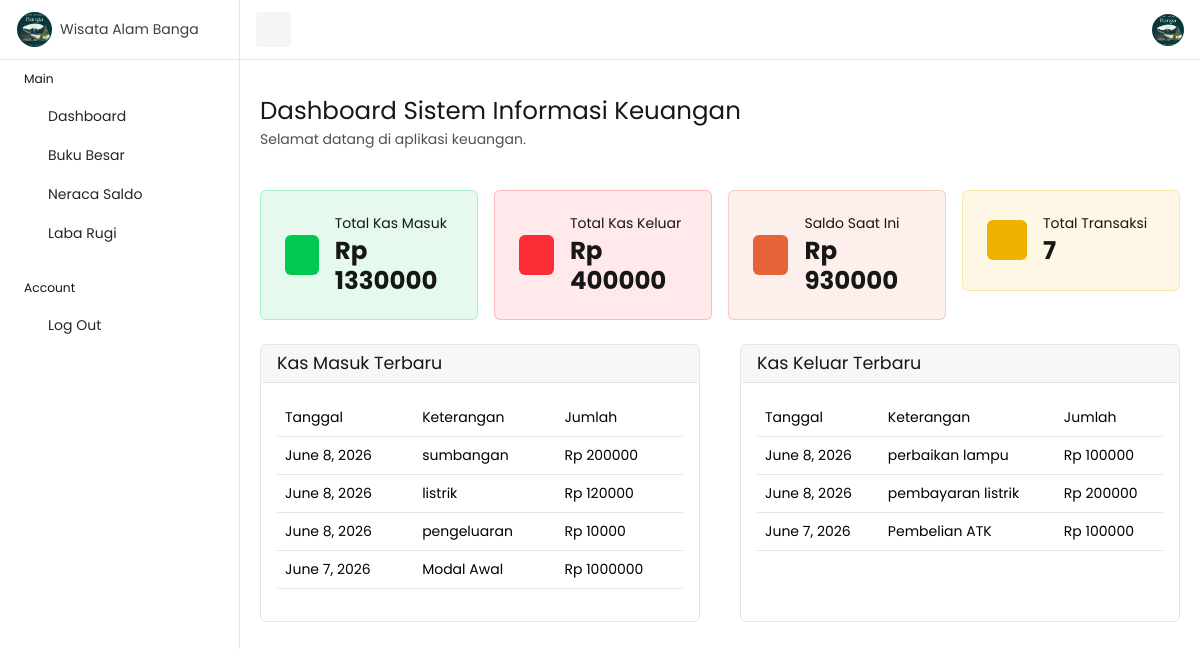
/dashboard/, run on the app's committed database.
### keuangan/models.py (models this page shows, shortened)
class KasMasuk(models.Model):
    tanggal = models.DateField()
    jam = models.TimeField()
    keterangan = models.TextField()
    jumlah = models.DecimalField(
        max_digits=15,
        decimal_places=2
    )
    users = models.CharField(
        max_length=100
    )

class KasKeluar(models.Model):
    tanggal = models.DateField()
    jam = models.TimeField()
    keterangan = models.TextField()
    jumlah = models.DecimalField(
        max_digits=15,
        decimal_places=2
    )
    users = models.CharField(
        max_length=100
    )

### keuangan/views.py (the view)
# urls.py: path('dashboard/', views.dashboard, name='dashboard'),
def dashboard(request):
    total_masuk = KasMasuk.objects.aggregate(
        total=Sum('jumlah')
    )['total'] or 0
    total_keluar = KasKeluar.objects.aggregate(
        total=Sum('jumlah')
    )['total'] or 0
    saldo = total_masuk - total_keluar
    total_transaksi = (
        KasMasuk.objects.count() +
        KasKeluar.objects.count()
    )
    kas_masuk_terbaru = KasMasuk.objects.order_by('-id')[:5]
    kas_keluar_terbaru = KasKeluar.objects.order_by('-id')[:5]
    context = {
        'total_masuk': total_masuk,
        'total_keluar': total_keluar,
        'saldo': saldo,
        'total_transaksi': total_transaksi,
        'kas_masuk_terbaru': kas_masuk_terbaru,
        'kas_keluar_terbaru': kas_keluar_terbaru,
    }
    return render(
        request,
        'dashboard.html',
        context
    )

### templates/dashboard.html
{% extends 'base.html' %}
{% block content %}
<div class="row mb-4">
    <div class="col-12">
        <h1 class="fs-3 mb-1">Dashboard Sistem Informasi Keuangan</h1>
        <p class="text-muted">
            Selamat datang di aplikasi keuangan.
        </p>
    </div>
</div>
<div class="row g-3 mb-4">
<div class="col-lg-3 col-md-6">
    <div class="card p-4 bg-success bg-opacity-10 border border-success border-opacity-25">
        <div class="d-flex gap-3 align-items-center">
            <div class="icon-shape icon-md bg-success text-white rounded-2">
                <i class="ti ti-arrow-down-circle fs-4"></i>
            </div>
            <div>
                <h6 class="mb-1">Total Kas Masuk</h6>
                <h3 class="fw-bold mb-0">
                    Rp {{ total_masuk|floatformat:0 }}
                </h3>
            </div>
        </div>
    </div>
</div>
<div class="col-lg-3 col-md-6">
    <div class="card p-4 bg-danger bg-opacity-10 border border-danger border-opacity-25">
        <div class="d-flex gap-3 align-items-center">
            <div class="icon-shape icon-md bg-danger text-white rounded-2">
                <i class="ti ti-arrow-up-circle fs-4"></i>
            </div>
            <div>
                <h6 class="mb-1">Total Kas Keluar</h6>
                <h3 class="fw-bold mb-0">
                    Rp {{ total_keluar|floatformat:0 }}
                </h3>
            </div>
        </div>
    </div>
</div>
<div class="col-lg-3 col-md-6">
    <div class="card p-4 bg-primary bg-opacity-10 border border-primary border-opacity-25">
        <div class="d-flex gap-3 align-items-center">
            <div class="icon-shape icon-md bg-primary text-white rounded-2">
                <i class="ti ti-wallet fs-4"></i>
            </div>
            <div>
                <h6 class="mb-1">Saldo Saat Ini</h6>
                <h3 class="fw-bold mb-0">
                    Rp {{ saldo|floatformat:0 }}
                </h3>
            </div>
        </div>
    </div>
</div>
<div class="col-lg-3 col-md-6">
    <div class="card p-4 bg-warning bg-opacity-10 border border-warning border-opacity-25">
        <div class="d-flex gap-3 align-items-center">
            <div class="icon-shape icon-md bg-warning text-white rounded-2">
                <i class="ti ti-receipt fs-4"></i>
            </div>
            <div>
                <h6 class="mb-1">Total Transaksi</h6>
                <h3 class="fw-bold mb-0">
                    {{ total_transaksi }}
                </h3>
            </div>
        </div>
    </div>
</div>
</div>
<div class="row">
<div class="col-lg-6 mb-4">
    <div class="card h-100">
        <div class="card-header">
            <h5 class="mb-0">Kas Masuk Terbaru</h5>
        </div>
        <div class="card-body">
            <div class="table-responsive">
                <table class="table table-hover">
                    <thead>
                        <tr>
                            <th>Tanggal</th>
                            <th>Keterangan</th>
                            <th>Jumlah</th>
                        </tr>
                    </thead>
                    <tbody>
                        {% for item in kas_masuk_terbaru %}
                        <tr>
                            <td>{{ item.tanggal }}</td>
                            <td>{{ item.keterangan }}</td>
                            <td>Rp {{ item.jumlah|floatformat:0 }}</td>
                        </tr>
                        {% empty %}
                        <tr>
                            <td colspan="3" class="text-center">
                                Belum ada data kas masuk
                            </td>
                        </tr>
                        {% endfor %}
                    </tbody>
                </table>
            </div>
        </div>
    </div>
</div>
<div class="col-lg-6 mb-4">
    <div class="card h-100">
        <div class="card-header">
            <h5 class="mb-0">Kas Keluar Terbaru</h5>
        </div>
        <div class="card-body">
            <div class="table-responsive">
                <table class="table table-hover">
                    <thead>
                        <tr>
                            <th>Tanggal</th>
                            <th>Keterangan</th>
                            <th>Jumlah</th>
                        </tr>
                    </thead>
                    <tbody>
                        {% for item in kas_keluar_terbaru %}
                        <tr>
                            <td>{{ item.tanggal }}</td>
                            <td>{{ item.keterangan }}</td>
                            <td>Rp {{ item.jumlah|floatformat:0 }}</td>
                        </tr>
                        {% empty %}
                        <tr>
                            <td colspan="3" class="text-center">
                                Belum ada data kas keluar
                            </td>
                        </tr>
                        {% endfor %}
                    </tbody>
                </table>
            </div>
        </div>
    </div>
</div>
</div>
{% endblock %}

### templates/base.html (shortened to what this page needs)
{% load static %}
<!DOCTYPE html>
<html lang="id">
<head>
  <link rel="stylesheet" crossorigin href="{% static 'assets/css/main.css' %}">
</head>
<body>
  <nav id="topbar" class="navbar bg-white border-bottom fixed-top topbar px-3">
    <button id="toggleBtn" class="d-none d-lg-inline-flex btn btn-light btn-icon btn-sm">
      <i class="ti ti-layout-sidebar-left-expand"></i>
    </button>
    <div class="ms-auto">
      <ul class="list-unstyled d-flex align-items-center mb-0 gap-1">
        <li class="dropdown">
          <a href="#" role="button" data-bs-toggle="dropdown" aria-expanded="false">
            <img src="{% static 'assets/images/logo.jpeg' %}" alt="User" class="avatar avatar-sm rounded-circle" />
          </a>
        </li>
      </ul>
    </div>
  </nav>
  <aside id="sidebar" class="sidebar">
    <div class="logo-area">
      <a href="{% url 'dashboard' %}" class="d-inline-flex align-items-center text-decoration-none">
        <img src="{% static 'assets/images/logo.jpeg' %}" alt="Logo" width="35" height="35" class="rounded-circle">
        <span class="logo-text ms-2">Wisata Alam Banga</span>
      </a>
    </div>
    <ul class="nav flex-column">
      <li class="px-4 py-2">
        <small class="nav-text">Main</small>
      </li>
      <li>
        <a class="nav-link" href="{% url 'dashboard' %}">
          <i class="ti ti-home"></i>
          <span class="nav-text">Dashboard</span>
        </a>
      </li>
      <li>
        <a class="nav-link" href="{% url 'buku_besar' %}">
          <i class="ti ti-file-text"></i>
          <span class="nav-text">Buku Besar</span>
        </a>
      </li>
      <li>
        <a class="nav-link" href="{% url 'neraca_saldo' %}">
          <i class="ti ti-scale"></i>
          <span class="nav-text">Neraca Saldo</span>
        </a>
      </li>
      <li>
        <a class="nav-link" href="{% url 'laporan_laba_rugi' %}">
          <i class="ti ti-report-money"></i>
          <span class="nav-text">Laba Rugi</span>
        </a>
      </li>
      <li class="px-4 pt-4 pb-2">
        <small class="nav-text">Account</small>
      </li>
      <li>
        <a class="nav-link" href="{% url 'logout' %}">
          <i class="ti ti-logout"></i>
          <span class="nav-text">Log Out</span>
        </a>
      </li>
    </ul>
  </aside>
  <main id="content" class="content py-10">
    <div class="container-fluid">
      {% block content %}
      {% endblock %}
    </div>
  </main>
</body>
</html>

### data on the page
KasMasuk: tanggal "June 8, 2026", keterangan "sumbangan", jumlah "200000"
KasMasuk: tanggal "June 8, 2026", keterangan "listrik", jumlah "120000"
KasMasuk: tanggal "June 8, 2026", keterangan "pengeluaran", jumlah "10000"
KasMasuk: tanggal "June 7, 2026", keterangan "Modal Awal", jumlah "1000000"
KasKeluar: tanggal "June 8, 2026", keterangan "perbaikan lampu", jumlah "100000"
KasKeluar: tanggal "June 8, 2026", keterangan "pembayaran listrik", jumlah "200000"
KasKeluar: tanggal "June 7, 2026", keterangan "Pembelian ATK", jumlah "100000"

### other printed values
{{ total_masuk|floatformat:0 }} "1330000"
{{ total_keluar|floatformat:0 }} "400000"
{{ saldo|floatformat:0 }} "930000"
{{ total_transaksi }} "7"
